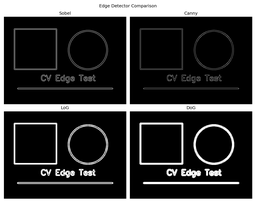
#> input picture results/comparison_grid.png, 256 x 205 px, shrunk from 1500 x 1200 before the run
$ python main.py --image results/comparison_grid.png   (older library calls are emulated)
#> lines starting #> are read from the running program, lines starting #| are printed output that depends on the picture; after the words box and inside, x2 and y2 are one past the last pixel; in counts of white or black regions, pixels touching at a corner belong together
#> in main, gray is the input picture: shape (205, 256); min 0, max 255, mean 58
### edge_detectors.py
import cv2
import numpy as np


def manual_convolution(image, kernel):
    """2-D convolution implemented with NumPy, for grayscale images."""
    image = image.astype(np.float32)
    kernel = np.flipud(np.fliplr(kernel)).astype(np.float32)
    kh, kw = kernel.shape
    ph, pw = kh // 2, kw // 2
    padded = np.pad(image, ((ph, ph), (pw, pw)), mode="reflect")
    output = np.zeros_like(image, dtype=np.float32)

    for y in range(image.shape[0]):
        for x in range(image.shape[1]):
            region = padded[y:y + kh, x:x + kw]
            output[y, x] = np.sum(region * kernel)
    return output


def sobel_manual(gray):
    kx = np.array([[-1, 0, 1],
                   [-2, 0, 2],
                   [-1, 0, 1]], dtype=np.float32)
    ky = np.array([[-1, -2, -1],
                   [ 0,  0,  0],
                   [ 1,  2,  1]], dtype=np.float32)

    gx = manual_convolution(gray, kx)
    gy = manual_convolution(gray, ky)
#> after the loop in manual_convolution (call 2), `for y in range(image.shape[0]):`:
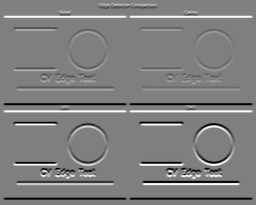
#> output: shape (205, 256) float32; min -1020, max 1020, mean 0; drawn with min black and max white
    magnitude = np.sqrt(gx * gx + gy * gy)
    magnitude = cv2.normalize(magnitude, None, 0, 255, cv2.NORM_MINMAX)
    return magnitude.astype(np.uint8)


def canny(gray):
    blurred = cv2.GaussianBlur(gray, (5, 5), 1.0)
    return cv2.Canny(blurred, 50, 150)
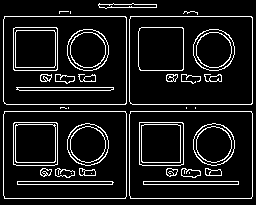
#> returned value: shape (205, 256); 10.2% white in thin lines or dots


def log_detector(gray):
    blurred = cv2.GaussianBlur(gray, (5, 5), 1.0)
    lap = cv2.Laplacian(blurred, cv2.CV_32F, ksize=3)
    response = np.abs(lap)
    response = cv2.normalize(response, None, 0, 255, cv2.NORM_MINMAX)
    _, edges = cv2.threshold(response.astype(np.uint8), 40, 255, cv2.THRESH_BINARY)
#> edges: shape (205, 256); 26.2% white; 92 white regions (79 under 20 px), largest, box (x1, y1, x2, y2) and area: (2, 10, 255, 201) 7325, (137, 120, 241, 187) 2997, (11, 120, 113, 181) 2175
    return edges


def dog_detector(gray):
    blur1 = cv2.GaussianBlur(gray, (0, 0), 1.0)
    blur2 = cv2.GaussianBlur(gray, (0, 0), 2.0)
    dog = np.abs(blur1.astype(np.float32) - blur2.astype(np.float32))
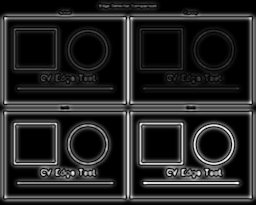
#> dog: shape (205, 256) float32; min 0, max 78, mean 11.7; drawn with min black and max white
    dog = cv2.normalize(dog, None, 0, 255, cv2.NORM_MINMAX)
    _, edges = cv2.threshold(dog.astype(np.uint8), 35, 255, cv2.THRESH_BINARY)
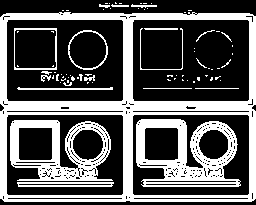
#> edges: shape (205, 256); 35.5% white; 80 white regions (61 under 20 px), largest, box (x1, y1, x2, y2) and area: (0, 12, 256, 202) 10369, (136, 119, 241, 187) 3547, (10, 120, 113, 181) 2807
    return edges


def run_all(gray):
    return {
        "Sobel": sobel_manual(gray),
        "Canny": canny(gray),
        "LoG": log_detector(gray),
        "DoG": dog_detector(gray),
    }

### main.py
import argparse
import time
from pathlib import Path

import cv2
import matplotlib.pyplot as plt
import numpy as np

from edge_detectors import run_all


def add_gaussian_noise(gray, sigma, rng):
    noise = rng.normal(0, sigma, gray.shape).astype(np.float32)
    noisy = gray.astype(np.float32) + noise
    return np.clip(noisy, 0, 255).astype(np.uint8)


def edge_density(edge_image):
    return float(np.count_nonzero(edge_image)) / edge_image.size


def save_comparison(results, path, title):
    fig, axes = plt.subplots(2, 2, figsize=(10, 8))
    for ax, (name, image) in zip(axes.ravel(), results.items()):
        ax.imshow(image, cmap="gray")
        ax.set_title(name)
        ax.axis("off")
    fig.suptitle(title)
    fig.tight_layout()
    fig.savefig(path, dpi=150)
    plt.close(fig)


def main():
    parser = argparse.ArgumentParser(
        description="Compare Sobel, Canny, LoG and DoG edge detectors."
    )
    parser.add_argument("--image", required=True, help="Path to input image")
    parser.add_argument("--output", default="results", help="Output directory")
    parser.add_argument(
        "--noise_levels",
        default="0,5,15,25,40",
        help="Comma-separated Gaussian noise sigma values",
    )
    args = parser.parse_args()

    input_path = Path(args.image)
    output_dir = Path(args.output)
    output_dir.mkdir(parents=True, exist_ok=True)

    gray = cv2.imread(str(input_path), cv2.IMREAD_GRAYSCALE)
    if gray is None:
        raise FileNotFoundError(f"Could not read image: {input_path}")

    results = run_all(gray)
#> results = 4 items

    for name, image in results.items():
        filename = f"edges_{name.lower()}.png"
        cv2.imwrite(str(output_dir / filename), image)
#> this loop made 4 passes
#> (name, filename) on passes 1 to 4: ('Sobel', 'edges_sobel.png'), ('Canny', 'edges_canny.png'), ('LoG', 'edges_log.png'), ('DoG', 'edges_dog.png')

    save_comparison(
        results,
        output_dir / "comparison_grid.png",
        "Edge Detector Comparison",
    )
#> the loop in save_comparison, `for ax, (name, image) in zip(axes.ravel(), results.items()):` made 4 passes

    levels = [float(x.strip()) for x in args.noise_levels.split(",") if x.strip()]
    rng = np.random.default_rng(42)
    rows = []

    clean_results = run_all(gray)
#> clean_results = 4 items

    for sigma in levels:
        noisy = add_gaussian_noise(gray, sigma, rng)
        noisy_results = {}

        for name in clean_results:
            start = time.perf_counter()
            detector_result = run_all(noisy)[name]
            runtime_ms = (time.perf_counter() - start) * 1000
            density = edge_density(detector_result)
            clean_density = edge_density(clean_results[name])
            density_change_pct = (
                abs(density - clean_density) / max(clean_density, 1e-9) * 100
            )

            noisy_results[name] = detector_result
            rows.append(
                [sigma, name, runtime_ms, density, density_change_pct]
            )

        if sigma > 0:
            cv2.imwrite(
                str(output_dir / f"noisy_sigma_{int(sigma)}.png"),
                noisy,
            )
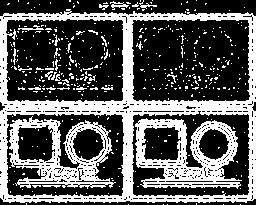
#> detector_result: shape (205, 256); 36% white; 452 white regions (429 under 20 px), largest, box (x1, y1, x2, y2) and area: (0, 9, 256, 203) 10401, (135, 118, 242, 189) 3476, (9, 116, 116, 189) 3044
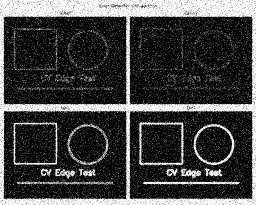
#> noisy: shape (205, 256); min 0, max 255, mean 66.2
#> after the loop, rows = 20 items, first 6: [0, 'Sobel', 257.3, 0.384, 0], [0, 'Canny', 267.1, 0.102, 0], [0, 'LoG', 268.6, 0.262, 0], [0, 'DoG', 264.9, 0.355, 0], [5, 'Sobel', 256.6, 0.914, 138.3], [5, 'Canny', 253.5, 0.105, 2.71]

    csv_path = output_dir / "noise_experiment.csv"
    with open(csv_path, "w", encoding="utf-8") as f:
        f.write("noise_sigma,method,runtime_ms,edge_density,density_change_percent\n")
        for row in rows:
            f.write(",".join(map(str, row)) + "\n")
#> this loop made 20 passes
#> row on passes 1 to 12: [0, 'Sobel', 257.3, 0.384, 0], [0, 'Canny', 267.1, 0.102, 0], [0, 'LoG', 268.6, 0.262, 0], [0, 'DoG', 264.9, 0.355, 0], [5, 'Sobel', 256.6, 0.914, 138.3], [5, 'Canny', 253.5, 0.105, 2.71], [5, 'LoG', 259.6, 0.267, 1.85], [5, 'DoG', 265.7, 0.363, 2.31], [15, 'Sobel', 266.7, 0.982, 156], [15, 'Canny', 258.7, 0.102, 0.224], [15, 'LoG', 287.5, 0.258, 1.48], [15, 'DoG', 423.9, 0.357, 0.633]

    # Plot edge-density change as an observable stability measure.
    plt.figure(figsize=(9, 6))
    for name in clean_results:
        subset = [r for r in rows if r[1] == name]
        xs = [r[0] for r in subset]
        ys = [r[4] for r in subset]
        plt.plot(xs, ys, marker="o", label=name)
#> this loop made 4 passes
#> (name, ys) on passes 1 to 4: ('Sobel', [0, 138.3, 156, 157.9, 158.6]), ('Canny', [0, 2.71, 0.224, 5.45, 18.68]), ('LoG', [0, 1.85, 1.48, 2.72, 0.727]), ('DoG', [0, 2.31, 0.633, 0.274, 1.46])

    plt.xlabel("Gaussian noise sigma")
    plt.ylabel("Absolute change in edge density (%)")
    plt.title("Edge Detector Response to Increasing Noise")
    plt.grid(True, alpha=0.25)
    plt.legend()
    plt.tight_layout()
    plt.savefig(output_dir / "noise_robustness_plot.png", dpi=150)
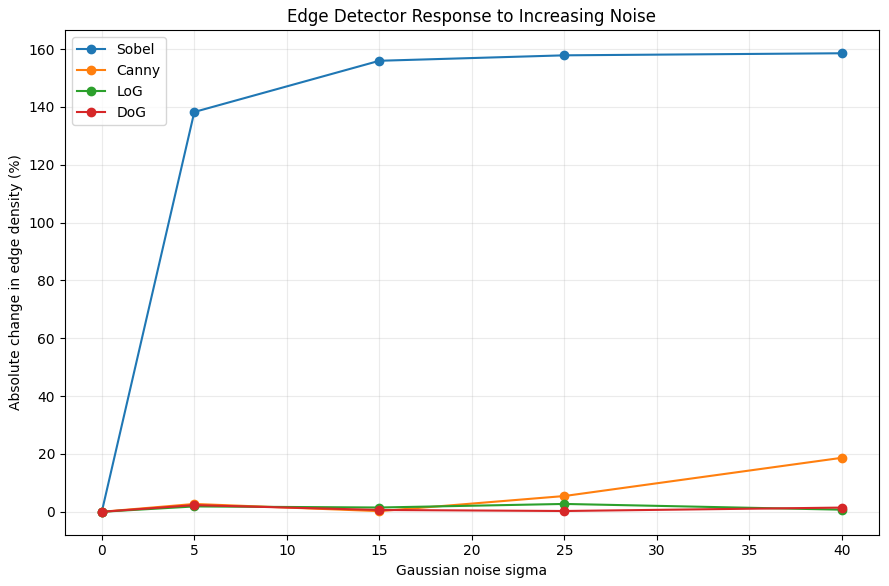
#> figure drawn by matplotlib, 1 panel
    plt.close()

    print("Project completed successfully.")
    print(f"Results saved to: {output_dir.resolve()}")


if __name__ == "__main__":
    main()
